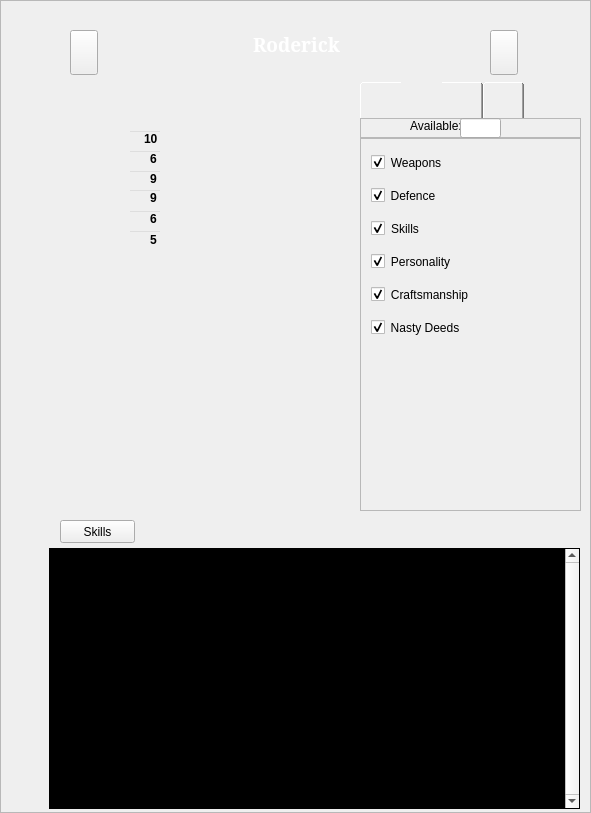
<?xml version="1.0" encoding="UTF-8"?>
<ui version="4.0">
 <class>characterTab</class>
 <widget class="QWidget" name="characterTab">
  <property name="geometry">
   <rect>
    <x>0</x>
    <y>0</y>
    <width>591</width>
    <height>813</height>
   </rect>
  </property>
  <property name="windowTitle">
   <string>Form</string>
  </property>
  <property name="styleSheet">
   <string notr="true">QToolTip {
     border: 2px rgb(85, 85, 0);
     padding: 5px;
     border-radius: 3px;
     opacity: 200;
	background-color: rgb(0, 0, 0);
	color: rgb(255, 255, 255);
 }</string>
  </property>
  <widget class="QFrame" name="frame">
   <property name="geometry">
    <rect>
     <x>0</x>
     <y>0</y>
     <width>591</width>
     <height>813</height>
    </rect>
   </property>
   <property name="font">
    <font>
     <weight>75</weight>
     <bold>true</bold>
    </font>
   </property>
   <property name="styleSheet">
    <string notr="true">#frame { border-image: url(:/charsheet.png); }</string>
   </property>
   <property name="frameShape">
    <enum>QFrame::StyledPanel</enum>
   </property>
   <property name="frameShadow">
    <enum>QFrame::Raised</enum>
   </property>
   <widget class="QPushButton" name="prevCharButton">
    <property name="geometry">
     <rect>
      <x>70</x>
      <y>30</y>
      <width>28</width>
      <height>45</height>
     </rect>
    </property>
    <property name="sizePolicy">
     <sizepolicy hsizetype="Preferred" vsizetype="Preferred">
      <horstretch>0</horstretch>
      <verstretch>0</verstretch>
     </sizepolicy>
    </property>
    <property name="cursor">
     <cursorShape>PointingHandCursor</cursorShape>
    </property>
    <property name="styleSheet">
     <string notr="true">border-image: url(:/btn_left.png);</string>
    </property>
    <property name="text">
     <string/>
    </property>
   </widget>
   <widget class="QPushButton" name="nextCharButton">
    <property name="geometry">
     <rect>
      <x>490</x>
      <y>30</y>
      <width>28</width>
      <height>45</height>
     </rect>
    </property>
    <property name="sizePolicy">
     <sizepolicy hsizetype="Preferred" vsizetype="Preferred">
      <horstretch>0</horstretch>
      <verstretch>0</verstretch>
     </sizepolicy>
    </property>
    <property name="cursor">
     <cursorShape>PointingHandCursor</cursorShape>
    </property>
    <property name="styleSheet">
     <string notr="true">border-image: url(:/btn_right.png);</string>
    </property>
    <property name="text">
     <string/>
    </property>
   </widget>
   <widget class="QLineEdit" name="spdEdit">
    <property name="geometry">
     <rect>
      <x>128</x>
      <y>210</y>
      <width>34</width>
      <height>18</height>
     </rect>
    </property>
    <property name="font">
     <font>
      <weight>75</weight>
      <bold>true</bold>
     </font>
    </property>
    <property name="toolTip">
     <string>Speed</string>
    </property>
    <property name="styleSheet">
     <string notr="true">background: transparent;
</string>
    </property>
    <property name="text">
     <string>6</string>
    </property>
    <property name="alignment">
     <set>Qt::AlignRight|Qt::AlignTrailing|Qt::AlignVCenter</set>
    </property>
   </widget>
   <widget class="QLineEdit" name="consEdit">
    <property name="geometry">
     <rect>
      <x>128</x>
      <y>189</y>
      <width>34</width>
      <height>18</height>
     </rect>
    </property>
    <property name="font">
     <font>
      <weight>75</weight>
      <bold>true</bold>
     </font>
    </property>
    <property name="toolTip">
     <string>Constitution</string>
    </property>
    <property name="styleSheet">
     <string notr="true">background: transparent;
</string>
    </property>
    <property name="text">
     <string>9</string>
    </property>
    <property name="alignment">
     <set>Qt::AlignRight|Qt::AlignTrailing|Qt::AlignVCenter</set>
    </property>
   </widget>
   <widget class="QLineEdit" name="intEdit">
    <property name="geometry">
     <rect>
      <x>128</x>
      <y>170</y>
      <width>34</width>
      <height>18</height>
     </rect>
    </property>
    <property name="font">
     <font>
      <weight>75</weight>
      <bold>true</bold>
     </font>
    </property>
    <property name="toolTip">
     <string>Intelligence</string>
    </property>
    <property name="styleSheet">
     <string notr="true">background: transparent;
</string>
    </property>
    <property name="text">
     <string>9</string>
    </property>
    <property name="alignment">
     <set>Qt::AlignRight|Qt::AlignTrailing|Qt::AlignVCenter</set>
    </property>
   </widget>
   <widget class="QLineEdit" name="dexEdit">
    <property name="geometry">
     <rect>
      <x>128</x>
      <y>150</y>
      <width>34</width>
      <height>18</height>
     </rect>
    </property>
    <property name="font">
     <font>
      <weight>75</weight>
      <bold>true</bold>
     </font>
    </property>
    <property name="toolTip">
     <string>Dexterity</string>
    </property>
    <property name="styleSheet">
     <string notr="true">background: transparent;
</string>
    </property>
    <property name="text">
     <string>6</string>
    </property>
    <property name="alignment">
     <set>Qt::AlignRight|Qt::AlignTrailing|Qt::AlignVCenter</set>
    </property>
   </widget>
   <widget class="QLineEdit" name="strEdit">
    <property name="geometry">
     <rect>
      <x>128</x>
      <y>130</y>
      <width>34</width>
      <height>18</height>
     </rect>
    </property>
    <property name="font">
     <font>
      <weight>75</weight>
      <italic>false</italic>
      <bold>true</bold>
     </font>
    </property>
    <property name="toolTip">
     <string>Strength</string>
    </property>
    <property name="styleSheet">
     <string notr="true">background: transparent;
</string>
    </property>
    <property name="text">
     <string>10</string>
    </property>
    <property name="alignment">
     <set>Qt::AlignRight|Qt::AlignTrailing|Qt::AlignVCenter</set>
    </property>
   </widget>
   <widget class="QLineEdit" name="perEdit">
    <property name="geometry">
     <rect>
      <x>128</x>
      <y>230</y>
      <width>34</width>
      <height>20</height>
     </rect>
    </property>
    <property name="font">
     <font>
      <weight>75</weight>
      <bold>true</bold>
     </font>
    </property>
    <property name="toolTip">
     <string>Perception</string>
    </property>
    <property name="styleSheet">
     <string notr="true">background: transparent;
</string>
    </property>
    <property name="text">
     <string>5</string>
    </property>
    <property name="alignment">
     <set>Qt::AlignRight|Qt::AlignTrailing|Qt::AlignVCenter</set>
    </property>
   </widget>
   <widget class="QLineEdit" name="nameEdit">
    <property name="geometry">
     <rect>
      <x>110</x>
      <y>29</y>
      <width>375</width>
      <height>30</height>
     </rect>
    </property>
    <property name="font">
     <font>
      <family>Garamond</family>
      <pointsize>14</pointsize>
      <weight>75</weight>
      <italic>false</italic>
      <bold>true</bold>
     </font>
    </property>
    <property name="styleSheet">
     <string notr="true">background: transparent;
color: rgb(255, 255, 255);
border: none</string>
    </property>
    <property name="text">
     <string>Roderick</string>
    </property>
    <property name="alignment">
     <set>Qt::AlignCenter</set>
    </property>
   </widget>
   <widget class="QScrollArea" name="inventoryScrollArea">
    <property name="geometry">
     <rect>
      <x>49</x>
      <y>548</y>
      <width>531</width>
      <height>261</height>
     </rect>
    </property>
    <property name="styleSheet">
     <string notr="true">QWidget {
background-color: rgb(0, 0, 0);
}

QLabel {
background-color: rgb(255, 255, 255);
}

QScrollBar:vertical {
	background-color: rgb(0, 0, 0);
    width: 20px;
}

QScrollBar::up-arrow:vertical {
	border-image: url(:/up-arrow.png);
}
QScrollBar::down-arrow:vertical {
	border-image: url(:/down-arrow.png);
}</string>
    </property>
    <property name="verticalScrollBarPolicy">
     <enum>Qt::ScrollBarAlwaysOn</enum>
    </property>
    <property name="widgetResizable">
     <bool>true</bool>
    </property>
    <widget class="QWidget" name="inventoryContents">
     <property name="geometry">
      <rect>
       <x>0</x>
       <y>0</y>
       <width>509</width>
       <height>259</height>
      </rect>
     </property>
    </widget>
   </widget>
   <widget class="QTabWidget" name="tabWidget">
    <property name="geometry">
     <rect>
      <x>360</x>
      <y>80</y>
      <width>221</width>
      <height>431</height>
     </rect>
    </property>
    <property name="sizePolicy">
     <sizepolicy hsizetype="Preferred" vsizetype="Preferred">
      <horstretch>0</horstretch>
      <verstretch>0</verstretch>
     </sizepolicy>
    </property>
    <property name="cursor">
     <cursorShape>ArrowCursor</cursorShape>
    </property>
    <property name="styleSheet">
     <string notr="true">QTabWidget::pane {
	border:0px solid black;
}

 QTabWidget::tab-bar {
    alignment: center;
 }

 QTabBar::tab {
	margin: 0px;
     width: 41px;
	height: 38px;
 }

 QTabBar::tab::hover {
	border-top: 2px solid black;
 }

 QTabBar::tab::selected {
	margin: 0px;
	border-color: 0px solid black;
 }
</string>
    </property>
    <property name="tabPosition">
     <enum>QTabWidget::North</enum>
    </property>
    <property name="tabShape">
     <enum>QTabWidget::Rounded</enum>
    </property>
    <property name="currentIndex">
     <number>1</number>
    </property>
    <property name="iconSize">
     <size>
      <width>41</width>
      <height>38</height>
     </size>
    </property>
    <property name="usesScrollButtons">
     <bool>true</bool>
    </property>
    <widget class="QWidget" name="equipTab">
     <attribute name="icon">
      <iconset resource="resources.qrc">
       <normaloff>:/inventoryButton.png</normaloff>
       <normalon>:/sel_inventoryButton.png</normalon>:/inventoryButton.png</iconset>
     </attribute>
     <attribute name="title">
      <string/>
     </attribute>
     <attribute name="toolTip">
      <string>Equipment</string>
     </attribute>
     <layout class="QGridLayout" name="gridLayout">
      <property name="leftMargin">
       <number>0</number>
      </property>
      <property name="topMargin">
       <number>0</number>
      </property>
      <property name="rightMargin">
       <number>0</number>
      </property>
      <property name="bottomMargin">
       <number>0</number>
      </property>
      <property name="spacing">
       <number>0</number>
      </property>
      <item row="0" column="0">
       <widget class="QLabel" name="label">
        <property name="text">
         <string/>
        </property>
        <property name="pixmap">
         <pixmap resource="resources.qrc">:/inventory_empty.png</pixmap>
        </property>
        <property name="scaledContents">
         <bool>true</bool>
        </property>
       </widget>
      </item>
     </layout>
    </widget>
    <widget class="QWidget" name="abilitiesTab">
     <property name="styleSheet">
      <string notr="true"/>
     </property>
     <attribute name="icon">
      <iconset resource="resources.qrc">
       <normaloff>:/abilitiesButton.png</normaloff>
       <normalon>:/sel_abilitiesButton.png</normalon>:/abilitiesButton.png</iconset>
     </attribute>
     <attribute name="title">
      <string/>
     </attribute>
     <attribute name="toolTip">
      <string>Abilities</string>
     </attribute>
     <layout class="QGridLayout" name="gridLayout_2">
      <property name="leftMargin">
       <number>0</number>
      </property>
      <property name="topMargin">
       <number>0</number>
      </property>
      <property name="rightMargin">
       <number>0</number>
      </property>
      <property name="bottomMargin">
       <number>0</number>
      </property>
      <property name="spacing">
       <number>0</number>
      </property>
      <item row="0" column="0">
       <widget class="QWidget" name="widget" native="true">
        <property name="styleSheet">
         <string notr="true"/>
        </property>
        <layout class="QVBoxLayout" name="verticalLayout_11">
         <property name="spacing">
          <number>0</number>
         </property>
         <property name="leftMargin">
          <number>0</number>
         </property>
         <property name="topMargin">
          <number>0</number>
         </property>
         <property name="rightMargin">
          <number>0</number>
         </property>
         <property name="bottomMargin">
          <number>0</number>
         </property>
         <item>
          <widget class="QFrame" name="frame_5">
           <property name="sizePolicy">
            <sizepolicy hsizetype="Preferred" vsizetype="Preferred">
             <horstretch>0</horstretch>
             <verstretch>0</verstretch>
            </sizepolicy>
           </property>
           <property name="minimumSize">
            <size>
             <width>0</width>
             <height>20</height>
            </size>
           </property>
           <property name="styleSheet">
            <string notr="true">QFrame, QLineEdit  {
	background-image: url(:/game_parchment.png);
}</string>
           </property>
           <property name="frameShape">
            <enum>QFrame::StyledPanel</enum>
           </property>
           <property name="frameShadow">
            <enum>QFrame::Raised</enum>
           </property>
           <widget class="QLabel" name="label_5">
            <property name="geometry">
             <rect>
              <x>50</x>
              <y>0</y>
              <width>51</width>
              <height>16</height>
             </rect>
            </property>
            <property name="text">
             <string>Available: </string>
            </property>
           </widget>
           <widget class="QLineEdit" name="abilitiesAvailableEdit">
            <property name="geometry">
             <rect>
              <x>100</x>
              <y>0</y>
              <width>41</width>
              <height>20</height>
             </rect>
            </property>
           </widget>
          </widget>
         </item>
         <item>
          <widget class="QWidget" name="abilitiesWidget" native="true">
           <property name="styleSheet">
            <string notr="true"/>
           </property>
           <layout class="QGridLayout" name="gridLayout_11">
            <property name="leftMargin">
             <number>0</number>
            </property>
            <property name="topMargin">
             <number>0</number>
            </property>
            <property name="rightMargin">
             <number>0</number>
            </property>
            <property name="bottomMargin">
             <number>0</number>
            </property>
            <property name="spacing">
             <number>0</number>
            </property>
            <item row="0" column="0">
             <widget class="QScrollArea" name="abilitiesScrollArea">
              <property name="styleSheet">
               <string notr="true">#scrollAreaWidgetContents, QGroupBox{
	background-image: url(:/game_parchment.png);
}

QLabel {
	color: rgb(0, 0, 0);
}

#abilitiesScrollArea,#abilitiesScrollWidget {
	background-image: url(:/game_parchment.png);
}

QScrollBar:vertical {
	background-color: rgb(0, 0, 0);
    width: 20px;
}

QScrollBar::up-arrow:vertical {
	border-image: url(:/up-arrow.png);
}
QScrollBar::down-arrow:vertical {
	border-image: url(:/down-arrow.png);
}</string>
              </property>
              <property name="horizontalScrollBarPolicy">
               <enum>Qt::ScrollBarAsNeeded</enum>
              </property>
              <property name="widgetResizable">
               <bool>true</bool>
              </property>
              <widget class="QWidget" name="abilitiesScrollWidget">
               <property name="geometry">
                <rect>
                 <x>0</x>
                 <y>0</y>
                 <width>219</width>
                 <height>216</height>
                </rect>
               </property>
               <property name="sizePolicy">
                <sizepolicy hsizetype="Preferred" vsizetype="Maximum">
                 <horstretch>0</horstretch>
                 <verstretch>0</verstretch>
                </sizepolicy>
               </property>
               <property name="styleSheet">
                <string notr="true"/>
               </property>
               <layout class="QVBoxLayout" name="verticalLayout_7">
                <property name="spacing">
                 <number>0</number>
                </property>
                <property name="leftMargin">
                 <number>0</number>
                </property>
                <property name="topMargin">
                 <number>6</number>
                </property>
                <property name="rightMargin">
                 <number>0</number>
                </property>
                <property name="bottomMargin">
                 <number>0</number>
                </property>
                <item>
                 <widget class="QWidget" name="abilitiesGroup" native="true">
                  <property name="sizePolicy">
                   <sizepolicy hsizetype="Preferred" vsizetype="Maximum">
                    <horstretch>0</horstretch>
                    <verstretch>0</verstretch>
                   </sizepolicy>
                  </property>
                  <property name="styleSheet">
                   <string notr="true">QGroupBox {
	border: transparent;
}

QGroupBox::indicator::unchecked {
	image: url(:/abilityGroupCollapsed.png);
}

QGroupBox::indicator::checked {
	image: url(:/abilityGroupExpanded.png);
}

QGroupBox::title {
	border-image: url(:/tooltipPanelBorder.png);
	color: rgb(255, 255, 255);
	padding-right: 2000px;
}</string>
                  </property>
                  <layout class="QVBoxLayout" name="verticalLayout_3">
                   <item>
                    <widget class="ExpandableGroupBox" name="weaponsGroup">
                     <property name="sizePolicy">
                      <sizepolicy hsizetype="Preferred" vsizetype="Maximum">
                       <horstretch>0</horstretch>
                       <verstretch>0</verstretch>
                      </sizepolicy>
                     </property>
                     <property name="styleSheet">
                      <string notr="true"/>
                     </property>
                     <property name="title">
                      <string>Weapons</string>
                     </property>
                     <property name="flat">
                      <bool>false</bool>
                     </property>
                     <property name="checkable">
                      <bool>true</bool>
                     </property>
                     <property name="checked">
                      <bool>true</bool>
                     </property>
                     <layout class="QVBoxLayout" name="verticalLayout_9">
                      <property name="spacing">
                       <number>1</number>
                      </property>
                      <property name="topMargin">
                       <number>18</number>
                      </property>
                     </layout>
                    </widget>
                   </item>
                   <item>
                    <widget class="ExpandableGroupBox" name="defenceGroup">
                     <property name="sizePolicy">
                      <sizepolicy hsizetype="Preferred" vsizetype="Maximum">
                       <horstretch>0</horstretch>
                       <verstretch>0</verstretch>
                      </sizepolicy>
                     </property>
                     <property name="styleSheet">
                      <string notr="true"/>
                     </property>
                     <property name="title">
                      <string>Defence</string>
                     </property>
                     <property name="flat">
                      <bool>false</bool>
                     </property>
                     <property name="checkable">
                      <bool>true</bool>
                     </property>
                     <property name="checked">
                      <bool>true</bool>
                     </property>
                     <layout class="QVBoxLayout" name="verticalLayout_10">
                      <property name="spacing">
                       <number>1</number>
                      </property>
                      <property name="topMargin">
                       <number>18</number>
                      </property>
                     </layout>
                    </widget>
                   </item>
                   <item>
                    <widget class="ExpandableGroupBox" name="skillsGroup">
                     <property name="sizePolicy">
                      <sizepolicy hsizetype="Preferred" vsizetype="Maximum">
                       <horstretch>0</horstretch>
                       <verstretch>0</verstretch>
                      </sizepolicy>
                     </property>
                     <property name="styleSheet">
                      <string notr="true"/>
                     </property>
                     <property name="title">
                      <string>Skills</string>
                     </property>
                     <property name="flat">
                      <bool>false</bool>
                     </property>
                     <property name="checkable">
                      <bool>true</bool>
                     </property>
                     <property name="checked">
                      <bool>true</bool>
                     </property>
                     <layout class="QVBoxLayout" name="verticalLayout_13">
                      <property name="spacing">
                       <number>1</number>
                      </property>
                      <property name="topMargin">
                       <number>18</number>
                      </property>
                     </layout>
                    </widget>
                   </item>
                   <item>
                    <widget class="ExpandableGroupBox" name="personalityGroup">
                     <property name="sizePolicy">
                      <sizepolicy hsizetype="Preferred" vsizetype="Maximum">
                       <horstretch>0</horstretch>
                       <verstretch>0</verstretch>
                      </sizepolicy>
                     </property>
                     <property name="styleSheet">
                      <string notr="true"/>
                     </property>
                     <property name="title">
                      <string>Personality</string>
                     </property>
                     <property name="flat">
                      <bool>false</bool>
                     </property>
                     <property name="checkable">
                      <bool>true</bool>
                     </property>
                     <property name="checked">
                      <bool>true</bool>
                     </property>
                     <layout class="QVBoxLayout" name="verticalLayout_14">
                      <property name="spacing">
                       <number>1</number>
                      </property>
                      <property name="topMargin">
                       <number>18</number>
                      </property>
                     </layout>
                    </widget>
                   </item>
                   <item>
                    <widget class="ExpandableGroupBox" name="craftsmanshipGroup">
                     <property name="sizePolicy">
                      <sizepolicy hsizetype="Preferred" vsizetype="Maximum">
                       <horstretch>0</horstretch>
                       <verstretch>0</verstretch>
                      </sizepolicy>
                     </property>
                     <property name="styleSheet">
                      <string notr="true"/>
                     </property>
                     <property name="title">
                      <string>Craftsmanship</string>
                     </property>
                     <property name="flat">
                      <bool>false</bool>
                     </property>
                     <property name="checkable">
                      <bool>true</bool>
                     </property>
                     <property name="checked">
                      <bool>true</bool>
                     </property>
                     <layout class="QVBoxLayout" name="verticalLayout_15">
                      <property name="spacing">
                       <number>1</number>
                      </property>
                      <property name="topMargin">
                       <number>18</number>
                      </property>
                     </layout>
                    </widget>
                   </item>
                   <item>
                    <widget class="ExpandableGroupBox" name="nastyDeeds">
                     <property name="sizePolicy">
                      <sizepolicy hsizetype="Preferred" vsizetype="Maximum">
                       <horstretch>0</horstretch>
                       <verstretch>0</verstretch>
                      </sizepolicy>
                     </property>
                     <property name="styleSheet">
                      <string notr="true"/>
                     </property>
                     <property name="title">
                      <string>Nasty Deeds</string>
                     </property>
                     <property name="flat">
                      <bool>false</bool>
                     </property>
                     <property name="checkable">
                      <bool>true</bool>
                     </property>
                     <property name="checked">
                      <bool>true</bool>
                     </property>
                     <layout class="QVBoxLayout" name="verticalLayout_16">
                      <property name="spacing">
                       <number>1</number>
                      </property>
                      <property name="topMargin">
                       <number>18</number>
                      </property>
                     </layout>
                    </widget>
                   </item>
                  </layout>
                 </widget>
                </item>
               </layout>
              </widget>
             </widget>
            </item>
           </layout>
          </widget>
         </item>
        </layout>
       </widget>
      </item>
     </layout>
    </widget>
    <widget class="QWidget" name="talentsTab">
     <attribute name="icon">
      <iconset resource="resources.qrc">
       <normaloff>:/talentsButton.png</normaloff>
       <normalon>:/sel_talentsButton.png</normalon>:/talentsButton.png</iconset>
     </attribute>
     <attribute name="title">
      <string/>
     </attribute>
     <attribute name="toolTip">
      <string>Talents</string>
     </attribute>
     <layout class="QGridLayout" name="gridLayout_3">
      <property name="leftMargin">
       <number>0</number>
      </property>
      <property name="topMargin">
       <number>0</number>
      </property>
      <property name="rightMargin">
       <number>0</number>
      </property>
      <property name="bottomMargin">
       <number>0</number>
      </property>
      <property name="spacing">
       <number>0</number>
      </property>
      <item row="1" column="0">
       <widget class="QWidget" name="widget_2" native="true">
        <property name="styleSheet">
         <string notr="true">QWidget {
	background-image: url(:/game_parchment.png);
}</string>
        </property>
        <layout class="QGridLayout" name="gridLayout_6">
         <property name="leftMargin">
          <number>0</number>
         </property>
         <property name="topMargin">
          <number>0</number>
         </property>
         <property name="rightMargin">
          <number>0</number>
         </property>
         <property name="bottomMargin">
          <number>0</number>
         </property>
         <property name="spacing">
          <number>0</number>
         </property>
         <item row="0" column="0">
          <widget class="QFrame" name="frame_4">
           <property name="minimumSize">
            <size>
             <width>0</width>
             <height>20</height>
            </size>
           </property>
           <property name="frameShape">
            <enum>QFrame::StyledPanel</enum>
           </property>
           <property name="frameShadow">
            <enum>QFrame::Raised</enum>
           </property>
           <widget class="QLabel" name="label_4">
            <property name="geometry">
             <rect>
              <x>50</x>
              <y>0</y>
              <width>51</width>
              <height>16</height>
             </rect>
            </property>
            <property name="text">
             <string>Available: </string>
            </property>
           </widget>
           <widget class="QLineEdit" name="talentsAvailableEdit">
            <property name="geometry">
             <rect>
              <x>100</x>
              <y>0</y>
              <width>41</width>
              <height>20</height>
             </rect>
            </property>
           </widget>
          </widget>
         </item>
         <item row="1" column="0">
          <widget class="QListWidget" name="talentList">
           <property name="styleSheet">
            <string notr="true">QListWidget  {
    show-decoration-selected: 1;
	background-image: url(:/game_parchment.png);
}
 
QListWidget::item:hover  {
    background: #ABABAB;
}

QListWidget::indicator:!checked  {
	color: rgb(63, 50, 34);
	image: none;
}

QListWidget::indicator:checked  {
	color: rgb(0, 0, 0);
	image: url(:/selected_diamond.png);
}

QScrollBar:vertical {
	background-color: rgb(0, 0, 0);
    width: 20px;
}

QScrollBar::up-arrow:vertical {
	border-image: url(:/up-arrow.png);
}
QScrollBar::down-arrow:vertical {
	border-image: url(:/down-arrow.png);
}</string>
           </property>
          </widget>
         </item>
        </layout>
       </widget>
      </item>
     </layout>
    </widget>
    <widget class="QWidget" name="traitsTab">
     <property name="styleSheet">
      <string notr="true">tab_4 {
	background-image: url(:/game_parchment.png);
}</string>
     </property>
     <attribute name="icon">
      <iconset resource="resources.qrc">
       <normaloff>:/traitsButton.png</normaloff>
       <normalon>:/sel_traitsButton.png</normalon>:/traitsButton.png</iconset>
     </attribute>
     <attribute name="title">
      <string/>
     </attribute>
     <attribute name="toolTip">
      <string>Traits</string>
     </attribute>
     <layout class="QGridLayout" name="gridLayout_4">
      <property name="leftMargin">
       <number>0</number>
      </property>
      <property name="topMargin">
       <number>0</number>
      </property>
      <property name="rightMargin">
       <number>0</number>
      </property>
      <property name="bottomMargin">
       <number>0</number>
      </property>
      <item row="0" column="0">
       <widget class="QFrame" name="frame_2">
        <property name="styleSheet">
         <string notr="true">QFrame {
	background-image: url(:/game_parchment.png);
}</string>
        </property>
        <property name="frameShape">
         <enum>QFrame::StyledPanel</enum>
        </property>
        <property name="frameShadow">
         <enum>QFrame::Raised</enum>
        </property>
        <layout class="QVBoxLayout" name="verticalLayout_2">
         <item>
          <widget class="QFrame" name="frame_3">
           <property name="frameShape">
            <enum>QFrame::StyledPanel</enum>
           </property>
           <property name="frameShadow">
            <enum>QFrame::Raised</enum>
           </property>
           <layout class="QVBoxLayout" name="verticalLayout">
            <item>
             <layout class="QHBoxLayout" name="horizontalLayout_2">
              <property name="spacing">
               <number>0</number>
              </property>
              <item>
               <widget class="QLabel" name="label_2">
                <property name="sizePolicy">
                 <sizepolicy hsizetype="Preferred" vsizetype="Maximum">
                  <horstretch>30</horstretch>
                  <verstretch>0</verstretch>
                 </sizepolicy>
                </property>
                <property name="text">
                 <string>Altruistic</string>
                </property>
               </widget>
              </item>
              <item>
               <widget class="QLabel" name="label_3">
                <property name="sizePolicy">
                 <sizepolicy hsizetype="Preferred" vsizetype="Maximum">
                  <horstretch>30</horstretch>
                  <verstretch>0</verstretch>
                 </sizepolicy>
                </property>
                <property name="text">
                 <string>Egotistical</string>
                </property>
               </widget>
              </item>
             </layout>
            </item>
            <item>
             <layout class="QHBoxLayout" name="horizontalLayout">
              <property name="spacing">
               <number>0</number>
              </property>
              <item>
               <widget class="QLineEdit" name="lineEdit_2">
                <property name="sizePolicy">
                 <sizepolicy hsizetype="Preferred" vsizetype="Fixed">
                  <horstretch>3</horstretch>
                  <verstretch>0</verstretch>
                 </sizepolicy>
                </property>
               </widget>
              </item>
              <item>
               <widget class="QScrollBar" name="horizontalScrollBar">
                <property name="sizePolicy">
                 <sizepolicy hsizetype="Preferred" vsizetype="Fixed">
                  <horstretch>55</horstretch>
                  <verstretch>0</verstretch>
                 </sizepolicy>
                </property>
                <property name="maximum">
                 <number>100</number>
                </property>
                <property name="sliderPosition">
                 <number>50</number>
                </property>
                <property name="orientation">
                 <enum>Qt::Horizontal</enum>
                </property>
               </widget>
              </item>
              <item>
               <widget class="QLineEdit" name="lineEdit">
                <property name="sizePolicy">
                 <sizepolicy hsizetype="Preferred" vsizetype="Fixed">
                  <horstretch>3</horstretch>
                  <verstretch>0</verstretch>
                 </sizepolicy>
                </property>
               </widget>
              </item>
             </layout>
            </item>
           </layout>
          </widget>
         </item>
        </layout>
       </widget>
      </item>
     </layout>
    </widget>
   </widget>
   <widget class="QPushButton" name="pushButton">
    <property name="geometry">
     <rect>
      <x>60</x>
      <y>520</y>
      <width>75</width>
      <height>23</height>
     </rect>
    </property>
    <property name="text">
     <string>Skills</string>
    </property>
   </widget>
   <zorder>prevCharButton</zorder>
   <zorder>nextCharButton</zorder>
   <zorder>spdEdit</zorder>
   <zorder>consEdit</zorder>
   <zorder>intEdit</zorder>
   <zorder>dexEdit</zorder>
   <zorder>strEdit</zorder>
   <zorder>perEdit</zorder>
   <zorder>nameEdit</zorder>
   <zorder>inventoryScrollArea</zorder>
   <zorder>tabWidget</zorder>
   <zorder>pushButton</zorder>
   <zorder>frame_2</zorder>
  </widget>
 </widget>
 <customwidgets>
  <customwidget>
   <class>ExpandableGroupBox</class>
   <extends>QGroupBox</extends>
   <header>ExpandableGroupBox.h</header>
   <container>1</container>
  </customwidget>
 </customwidgets>
 <resources>
  <include location="resources.qrc"/>
 </resources>
 <connections/>
</ui>
